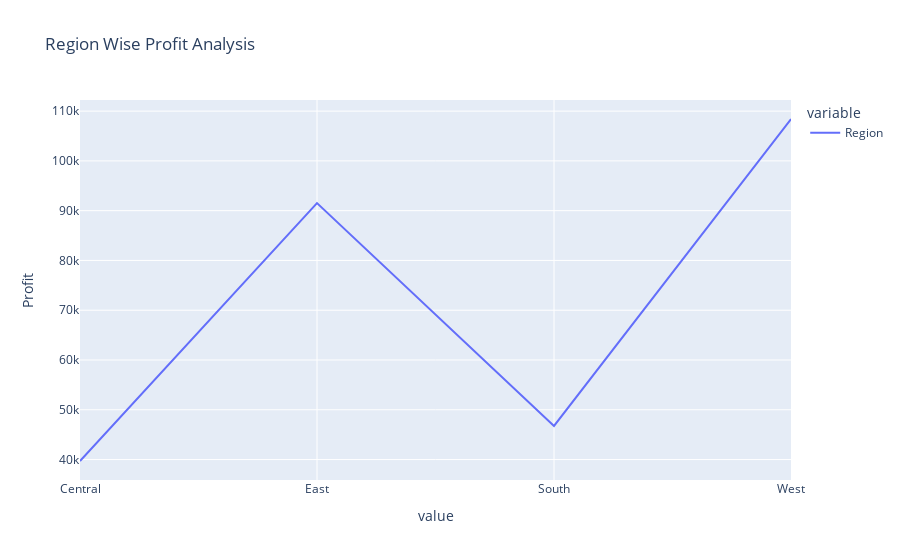

The cell this chart's notebook holds for it:
### Markdown cell above
# 3. Region Wise Profit Analysis

### Code cell
group_da= da.groupby(['Region'])['Profit'].sum().reset_index()
fig = px.line(group_da, x=['Region'], y='Profit',title='Region Wise Profit Analysis')

fig.show()

### Figure 1 — Plotly figure (JSON) as saved in the notebook; plotly's stock layout.template omitted (floating-point values rounded to 4 significant figures)
{"data": [{"hovertemplate": "variable=Region<br>value=%{x}<br>Profit=%{y}<extra></extra>", "legendgroup": "Region", "line": {"color": "#636efa", "dash": "solid"}, "marker": {"symbol": "circle"}, "mode": "lines", "name": "Region", "orientation": "v", "showlegend": true, "type": "scatter", "x": ["Central", "East", "South", "West"], "xaxis": "x", "y": [39710.0, 91520.0, 46750.0, 108400.0], "yaxis": "y"}], "layout": {"autosize": true, "legend": {"title": {"text": "variable"}, "tracegroupgap": 0}, "title": {"text": "Region Wise Profit Analysis"}, "xaxis": {"anchor": "y", "autorange": true, "domain": [0, 1], "range": [0, 3], "title": {"text": "value"}, "type": "category"}, "yaxis": {"anchor": "x", "autorange": true, "domain": [0, 1], "range": [35890.0, 112200.0], "title": {"text": "Profit"}, "type": "linear"}}}
